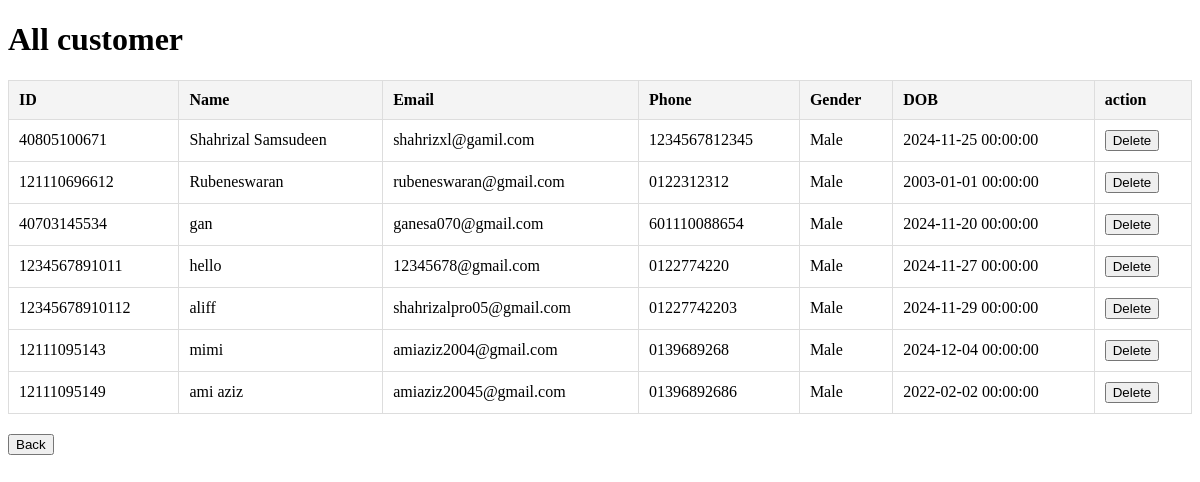
Before: /viewcustomer with the older database file.
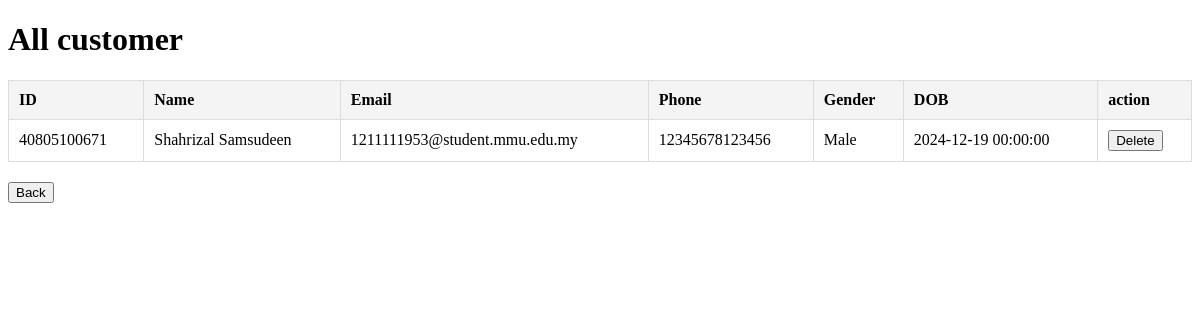
After: the same page with the newer database file.
### main.py (models this page shows)
class customer(db.Model,UserMixin):
  id=db.Column(db.Integer, primary_key=True)
  name=db.Column(db.String(150))
  password=db.Column(db.String(150))
  email=db.Column(db.String(100),unique=True)
  ph=db.Column(db.String(150),unique=True)
  gender=db.Column(db.String(150))
  dob=db.Column(db.DateTime(),default=datetime.utcnow)

### main.py (the view)
@tandtweb.route('/viewcustomer', methods=['GET'])
def view_customer():
    customer_list = customer.query.all()
    return render_template('viewcustomer.html', customer_list=customer_list)

### templates/viewcustomer.html (shortened to what this page needs)
<!DOCTYPE html>
<html lang="en">
<head>
</head>
<body>
    <h1>All customer</h1>
    <table>
        <thead>
            <tr>
                <th>ID</th>
                <th>Name</th>
                <th>Email</th>
                <th>Phone</th>
                <th>Gender</th>
                <th>DOB</th>
                <th>action</th>
            </tr>
        </thead>
        <tbody>
            {% for customer in customer_list %}
                <tr>
                    <td>{{ customer.id }}</td>
                    <td>{{ customer.name }}</td>
                    <td>{{ customer.email }}</td>
                    <td>{{ customer.ph }}</td>
                    <td>{{ customer.gender }}</td>
                    <td>{{ customer.dob }}</td>
                    <td>
                    <form action="/deletecustomer/{{ customer.id }}" method="POST" onsubmit="return confirm('Are you sure you want to delete this customer?')" style="display: inline;">
                      <button type="submit">Delete</button>
                  </form>
                </td>
                </tr>
            {% endfor %}
        </tbody>
    </table>
    <button type="button" onclick="window.location.href='/adminhome'">Back</button>
</body>
</html>

### templates/viewcustomer.html (style rules this page uses)
table { width: 100%; border-collapse: collapse; margin: 20px 0; }
table, th, td { border: 1px solid #ddd; }
th, td { padding: 10px; text-align: left; }
th { background-color: #f4f4f4; }

Changed rows visible on the page:
removed customer: id "121110696612", name "Rubeneswaran", email "rubeneswaran@gmail.com", ph "0122312312", gender "Male", dob "2003-01-01 00:00:00"
removed customer: id "40703145534", name "gan", email "ganesa070@gmail.com", ph "601110088654", gender "Male", dob "2024-11-20 00:00:00"
removed customer: id "1234567891011", name "hello", email "12345678@gmail.com", ph "0122774220", gender "Male", dob "2024-11-27 00:00:00"
removed customer: id "12345678910112", name "aliff", email "shahrizalpro05@gmail.com", ph "01227742203", gender "Male", dob "2024-11-29 00:00:00"
removed customer: id "12111095143", name "mimi", email "amiaziz2004@gmail.com", ph "0139689268", gender "Male", dob "2024-12-04 00:00:00"
removed customer: id "12111095149", name "ami aziz", email "amiaziz20045@gmail.com", ph "01396892686", gender "Male", dob "2022-02-02 00:00:00"
changed customer "Shahrizal Samsudeen": email "shahrizxl@gamil.com" → "1211111953@student.mmu.edu.my"; ph "1234567812345" → "12345678123456"; dob "2024-11-25 00:00:00" → "2024-12-19 00:00:00"
